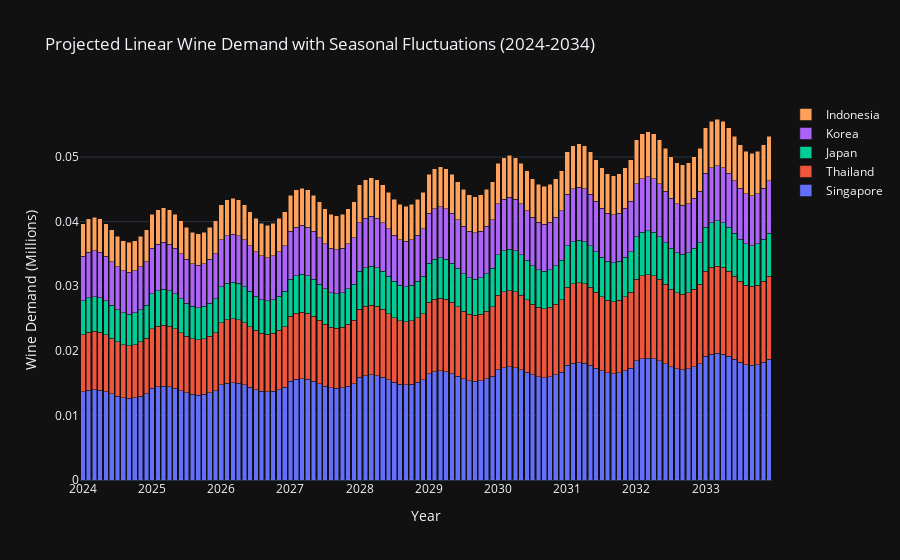

This figure's notebook cell:
### Code cell
# Initial demands for 2024 in millions
demands_2024 = {
    'Singapore': 16*0.01,
    'Thailand': 103*0.001,
    'Japan': 615*0.0001,
    'Korea': 814*0.0001,
    'Indonesia': 59*0.001
}

# Projected demands for 2033 in millions
demands_2033 = {
    'Singapore': 16 * 1.4 * 0.01,
    'Thailand': 103 * 1.5 * 0.001,
    'Japan': 615 * 1.3 * 0.0001,
    'Korea': 814 * 1.2 * 0.0001,
    'Indonesia': 59 * 1.4 * 0.001
}

# Define the range of years
years = list(range(2024, 2034))

# Calculate annual growth factors based on compounding annual growth rate formula
annual_growth_factors = {
    country: (demands_2033[country] / demands_2024[country]) ** (1 / (2033 - 2024)) 
    for country in demands_2024
}

# Prepare the DataFrame columns
columns = ['Month'] + list(demands_2024.keys())
data = []

# Loop over each year and country to calculate demands
for year in years:
    for month in range(1, 13):
        row = [datetime(year, month, 1).strftime('%b-%Y')]
        for country in demands_2024:
            i = years.index(year)
            base_demand = demands_2024[country] * (annual_growth_factors[country] ** i)
            seasonal_multiplier = 0.05 * np.sin((month / 12) * 2 * np.pi) + 1
            monthly_demand = (base_demand * seasonal_multiplier)/12
            row.append(monthly_demand)
        data.append(row)

# Create DataFrame
demand_df = pd.DataFrame(data, columns=columns)

# Prepare data for plotting directly from DataFrame
plot_data = []
for country in demands_2024.keys():
    plot_data.append(go.Bar(name=country, x=demand_df['Month'], y=demand_df[country]))

# Create the figure
fig = go.Figure(data=plot_data)

# Update the layout for a stacked bar chart
fig.update_layout(barmode='stack',
                  title='Projected Linear Wine Demand with Seasonal Fluctuations (2024-2034)',
                  xaxis_title='Year',
                  yaxis_title='Wine Demand (Millions)',
                  xaxis=dict(tickmode='array',
                             tickvals=demand_df['Month'][::12],  # Every January
                             ticktext=[date[-4:] for date in demand_df['Month'][::12]]))
fig.update_layout(template='plotly_dark')

# Show the figure
fig.show()
